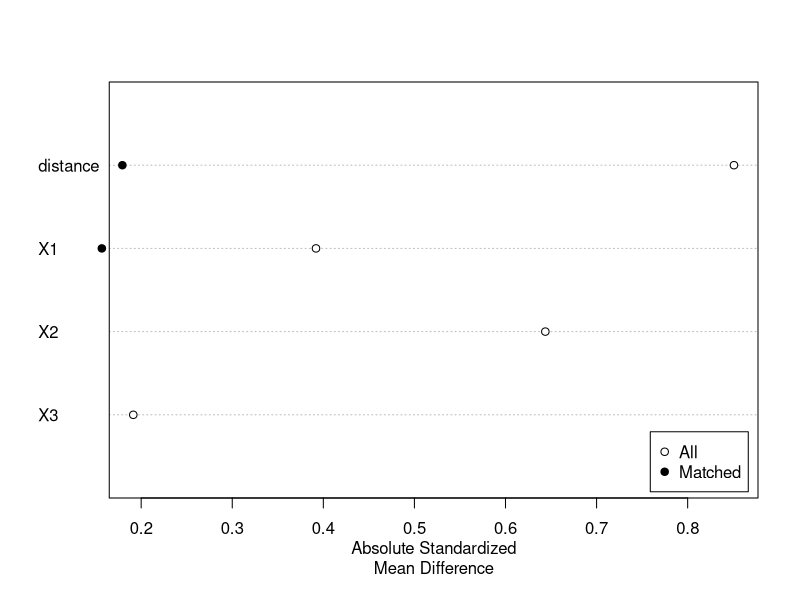

This figure's R source:
# Set seed for reproducibility
set.seed(789)

# Generate sample data with clear selection bias
n <- 1000

# Create covariates with different distributions
X1 <- rnorm(n, mean = 2, sd = 1)
X2 <- rbinom(n, 1, 0.4)  # binary covariate
X3 <- rexp(n, rate = 1)  # right-skewed covariate

# Treatment assignment with clear selection bias
ps_true <- plogis(-1 + 0.5*X1 + 1.5*X2 + 0.3*X3)
treatment <- rbinom(n, 1, ps_true)

# Outcome with parallel treatment effect
# Making treatment more likely for certain groups
Y <- 5 + 3*treatment + 0.8*X1 + 2*X2 + 0.5*X3 + rnorm(n, 0, 1)

# Create dataset
data <- data.frame(X1=X1, X2=X2, X3=X3, treatment=treatment, Y=Y)

# Simple linear regression
lm_simple <- lm(Y ~ treatment + X1 + X2 + X3, data=data)

# Propensity score matching
library(MatchIt)
ps_model <- matchit(treatment ~ X1 + X2 + X3, data = data, method = "nearest", caliper = 0.2)  # adding caliper for better matching quality

matched_data <- match.data(ps_model)

# Analysis on matched data
lm_matched <- lm(Y ~ treatment, data=matched_data)

# Print results
cat("True treatment effect: 3\n")
cat("Linear regression estimate:", round(coef(lm_simple)["treatment"], 3), "\n")
cat("Propensity score matching estimate:", round(coef(lm_matched)["treatment"], 3), "\n")

# Compare standard errors
cat("\nStandard Errors:\n")
cat("Linear regression SE:", round(summary(lm_simple)$coefficients["treatment", "Std. Error"], 3), "\n")
cat("PS matching SE:", round(summary(lm_matched)$coefficients["treatment", "Std. Error"], 3), "\n")

# Check balance
summary(ps_model)

# Visual check of covariate balance
plot(summary(ps_model))
